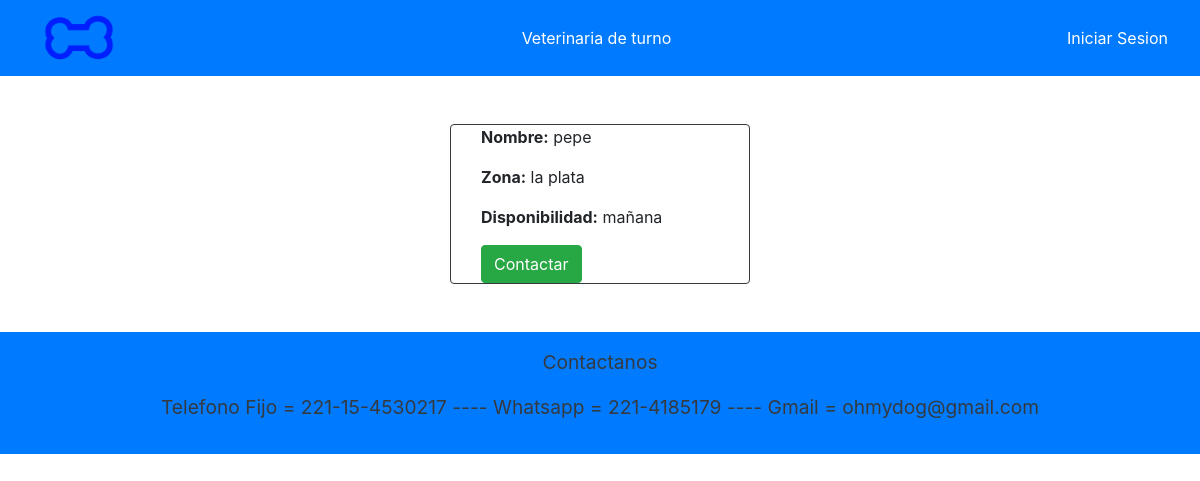
Page /cuidadores on the committed database.
### APP/models.py (models this page shows, shortened)
class Cuidador(models.Model):
    nombre = models.CharField(max_length=50)
    telefono = models.IntegerField()
    zona = models.CharField(max_length=20)
    disponibilidad = models.CharField(max_length=30)
    dni = models.CharField(max_length=8)

### APP/views.py (the view)
# urls.py: path('cuidadores',views.listarCuidadores,name='cuidadores'),
def listarCuidadores(request):
    cuid = Cuidador.objects.all()
    context = {'context': cuid,
               'usuario': usuario}
    return render(request, 'paginas/listaCuidadores.html', context)

### APP/templates/paginas/listaCuidadores.html (shortened to what this page needs)
{% extends 'paginas/base.html' %}
{% load static %}
{% block contenido %}
<div class="d-flex justify-content-center flex-column align-items-center">
    {% if context|length == 0 %}
        <p>No hay Cuidadores Publicados</p>
    {% else %}
    {% for c in context %}
          <div class="container w-25 justify-content-center align-items-center border border-5 border-dark rounded">
            <div class="col justify-content-center align-items-center">
              <p><strong>Nombre:</strong> {{ c.nombre }}</p>
                <p><strong>Zona:</strong> {{ c.zona }}</p>
                <p><strong>Disponibilidad:</strong> {{ c.disponibilidad }}</p>
                {% if usuario.esCliente %}
                    <a href="./contactarC/{{c.nombre}}/{{c.telefono}}" class="btn btn-success">Contactar</a>
                {% else %}
                    {% if usuario.esVeterinario %}
                        <button onclick="confirmar()" class="btn btn-danger">Borrar</button>
                        <script>
                          function confirmar(){
                            let conf = window.confirm('Seguro que quieres borrar este elemento??')
                            if(conf)
                              window.location.href = "./borrarC/{{c.telefono}}"
                          }
                        </script>
                    {% else %}
                        <a href="./contactarCVisit/{{c.nombre}}/{{c.telefono}}" class="btn btn-success">Contactar</a>
                    {% endif %}
                {% endif %}
            </div>
          </div>
         {% endfor %}
    {% endif %}
</div>
{% endblock %}

### rows in the picture
Cuidador: nombre "pepe", zona "la plata", disponibilidad "mañana"
